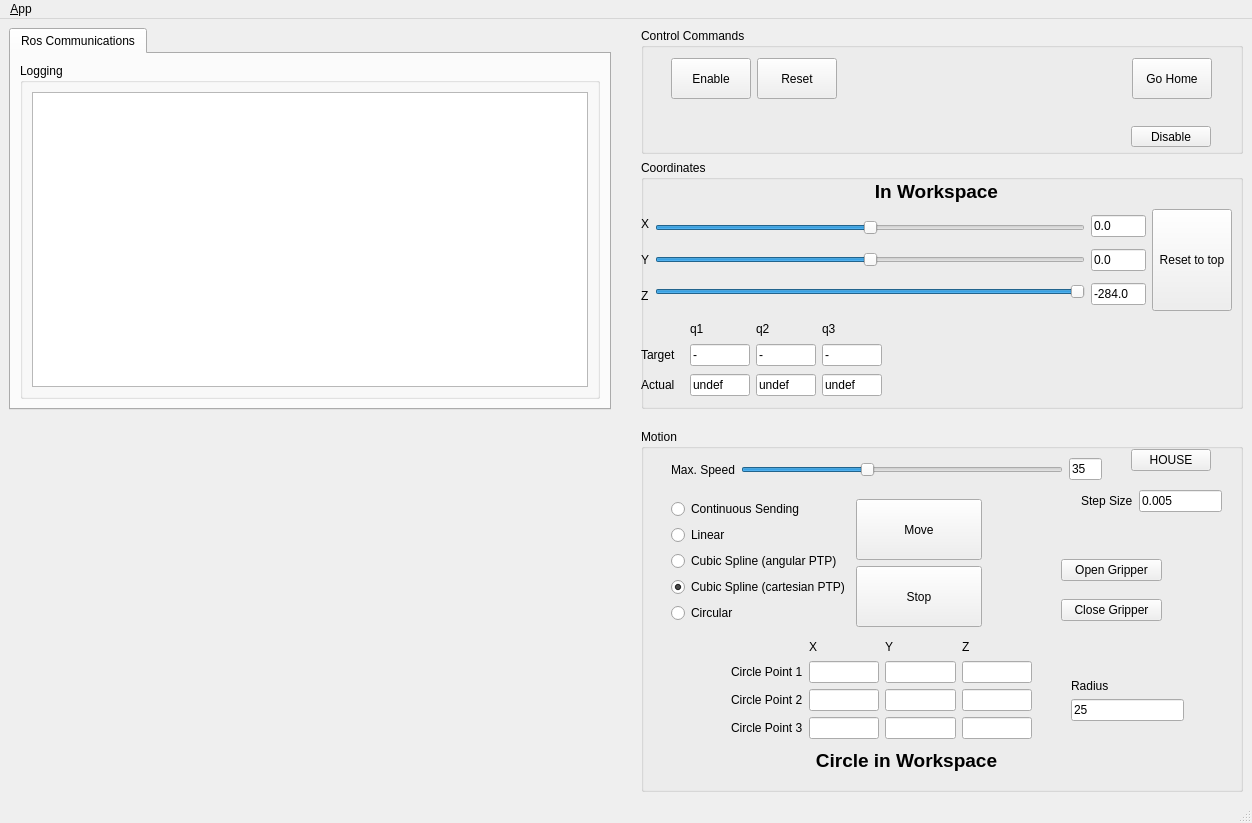
<?xml version="1.0" encoding="UTF-8"?>
<ui version="4.0">
 <class>MainWindowDesign</class>
 <widget class="QMainWindow" name="MainWindowDesign">
  <property name="geometry">
   <rect>
    <x>0</x>
    <y>0</y>
    <width>1252</width>
    <height>823</height>
   </rect>
  </property>
  <property name="sizePolicy">
   <sizepolicy hsizetype="Fixed" vsizetype="Fixed">
    <horstretch>0</horstretch>
    <verstretch>0</verstretch>
   </sizepolicy>
  </property>
  <property name="minimumSize">
   <size>
    <width>1252</width>
    <height>823</height>
   </size>
  </property>
  <property name="maximumSize">
   <size>
    <width>1252</width>
    <height>823</height>
   </size>
  </property>
  <property name="windowTitle">
   <string>Delta GUI</string>
  </property>
  <property name="windowIcon">
   <iconset resource="../resources/images.qrc">
    <normaloff>:/images/icon.png</normaloff>:/images/icon.png</iconset>
  </property>
  <property name="locale">
   <locale language="English" country="Australia"/>
  </property>
  <widget class="QWidget" name="centralwidget">
   <layout class="QHBoxLayout">
    <item>
     <layout class="QVBoxLayout" name="verticalLayout_9">
      <item>
       <widget class="QTabWidget" name="tab_manager">
        <property name="minimumSize">
         <size>
          <width>100</width>
          <height>0</height>
         </size>
        </property>
        <property name="locale">
         <locale language="English" country="Australia"/>
        </property>
        <property name="currentIndex">
         <number>0</number>
        </property>
        <widget class="QWidget" name="tab_status">
         <attribute name="title">
          <string>Ros Communications</string>
         </attribute>
         <layout class="QVBoxLayout" name="verticalLayout_2">
          <item>
           <widget class="QGroupBox" name="groupBox_12">
            <property name="title">
             <string>Logging</string>
            </property>
            <layout class="QGridLayout" name="gridLayout_3">
             <item row="0" column="0">
              <widget class="QListView" name="view_logging">
               <property name="sizePolicy">
                <sizepolicy hsizetype="Preferred" vsizetype="Expanding">
                 <horstretch>0</horstretch>
                 <verstretch>0</verstretch>
                </sizepolicy>
               </property>
              </widget>
             </item>
            </layout>
           </widget>
          </item>
         </layout>
        </widget>
       </widget>
      </item>
      <item>
       <layout class="QHBoxLayout" name="horizontalLayout_13">
        <item>
         <spacer name="verticalSpacer_2">
          <property name="orientation">
           <enum>Qt::Vertical</enum>
          </property>
          <property name="sizeHint" stdset="0">
           <size>
            <width>20</width>
            <height>40</height>
           </size>
          </property>
         </spacer>
        </item>
       </layout>
      </item>
     </layout>
    </item>
    <item>
     <spacer name="horizontalSpacer_6">
      <property name="orientation">
       <enum>Qt::Horizontal</enum>
      </property>
      <property name="sizeType">
       <enum>QSizePolicy::Fixed</enum>
      </property>
      <property name="sizeHint" stdset="0">
       <size>
        <width>24</width>
        <height>20</height>
       </size>
      </property>
     </spacer>
    </item>
    <item>
     <layout class="QVBoxLayout" name="verticalLayout_6">
      <item>
       <widget class="QGroupBox" name="Controlcommand">
        <property name="sizePolicy">
         <sizepolicy hsizetype="Expanding" vsizetype="Fixed">
          <horstretch>0</horstretch>
          <verstretch>0</verstretch>
         </sizepolicy>
        </property>
        <property name="minimumSize">
         <size>
          <width>0</width>
          <height>126</height>
         </size>
        </property>
        <property name="title">
         <string>Control Commands</string>
        </property>
        <widget class="QWidget" name="layoutWidget">
         <property name="geometry">
          <rect>
           <x>30</x>
           <y>30</y>
           <width>541</width>
           <height>41</height>
          </rect>
         </property>
         <layout class="QHBoxLayout" name="horizontalLayout_4">
          <item>
           <widget class="QPushButton" name="enableButton">
            <property name="sizePolicy">
             <sizepolicy hsizetype="Minimum" vsizetype="Preferred">
              <horstretch>0</horstretch>
              <verstretch>0</verstretch>
             </sizepolicy>
            </property>
            <property name="text">
             <string>Enable</string>
            </property>
           </widget>
          </item>
          <item>
           <widget class="QPushButton" name="resetButton">
            <property name="sizePolicy">
             <sizepolicy hsizetype="Minimum" vsizetype="Expanding">
              <horstretch>0</horstretch>
              <verstretch>0</verstretch>
             </sizepolicy>
            </property>
            <property name="text">
             <string>Reset</string>
            </property>
           </widget>
          </item>
          <item>
           <spacer name="horizontalSpacer">
            <property name="orientation">
             <enum>Qt::Horizontal</enum>
            </property>
            <property name="sizeHint" stdset="0">
             <size>
              <width>40</width>
              <height>20</height>
             </size>
            </property>
           </spacer>
          </item>
          <item>
           <widget class="QPushButton" name="pushButton">
            <property name="sizePolicy">
             <sizepolicy hsizetype="Minimum" vsizetype="Expanding">
              <horstretch>0</horstretch>
              <verstretch>0</verstretch>
             </sizepolicy>
            </property>
            <property name="text">
             <string>Go Home</string>
            </property>
            <property name="autoDefault">
             <bool>false</bool>
            </property>
            <property name="default">
             <bool>false</bool>
            </property>
            <property name="flat">
             <bool>false</bool>
            </property>
           </widget>
          </item>
         </layout>
        </widget>
        <widget class="QPushButton" name="disableButton">
         <property name="geometry">
          <rect>
           <x>490</x>
           <y>98</y>
           <width>80</width>
           <height>21</height>
          </rect>
         </property>
         <property name="sizePolicy">
          <sizepolicy hsizetype="Minimum" vsizetype="Preferred">
           <horstretch>0</horstretch>
           <verstretch>0</verstretch>
          </sizepolicy>
         </property>
         <property name="text">
          <string>Disable</string>
         </property>
        </widget>
       </widget>
      </item>
      <item>
       <widget class="QGroupBox" name="groupBox_3">
        <property name="sizePolicy">
         <sizepolicy hsizetype="Preferred" vsizetype="Minimum">
          <horstretch>0</horstretch>
          <verstretch>0</verstretch>
         </sizepolicy>
        </property>
        <property name="minimumSize">
         <size>
          <width>0</width>
          <height>249</height>
         </size>
        </property>
        <property name="title">
         <string>Coordinates</string>
        </property>
        <widget class="QWidget" name="layoutWidget">
         <property name="geometry">
          <rect>
           <x>0</x>
           <y>20</y>
           <width>591</width>
           <height>131</height>
          </rect>
         </property>
         <layout class="QVBoxLayout" name="verticalLayout_7">
          <item>
           <widget class="QLabel" name="label_workspace">
            <property name="font">
             <font>
              <pointsize>14</pointsize>
              <weight>75</weight>
              <italic>false</italic>
              <bold>true</bold>
              <underline>false</underline>
              <strikeout>false</strikeout>
             </font>
            </property>
            <property name="text">
             <string>In Workspace</string>
            </property>
            <property name="alignment">
             <set>Qt::AlignCenter</set>
            </property>
           </widget>
          </item>
          <item>
           <layout class="QHBoxLayout" name="horizontalLayout">
            <item>
             <layout class="QVBoxLayout" name="verticalLayout_4">
              <item>
               <widget class="QLabel" name="labeld_X">
                <property name="text">
                 <string>X</string>
                </property>
               </widget>
              </item>
              <item>
               <widget class="QLabel" name="labeld_Y">
                <property name="text">
                 <string>Y</string>
                </property>
               </widget>
              </item>
              <item>
               <widget class="QLabel" name="labeld_Z">
                <property name="text">
                 <string>Z</string>
                </property>
               </widget>
              </item>
             </layout>
            </item>
            <item>
             <layout class="QVBoxLayout" name="verticalLayout_3">
              <item>
               <widget class="QSlider" name="Slider_X">
                <property name="sizePolicy">
                 <sizepolicy hsizetype="Expanding" vsizetype="Fixed">
                  <horstretch>0</horstretch>
                  <verstretch>0</verstretch>
                 </sizepolicy>
                </property>
                <property name="minimum">
                 <number>-1000</number>
                </property>
                <property name="maximum">
                 <number>1000</number>
                </property>
                <property name="singleStep">
                 <number>1</number>
                </property>
                <property name="orientation">
                 <enum>Qt::Horizontal</enum>
                </property>
               </widget>
              </item>
              <item>
               <widget class="QSlider" name="Slider_Y">
                <property name="sizePolicy">
                 <sizepolicy hsizetype="Expanding" vsizetype="Fixed">
                  <horstretch>0</horstretch>
                  <verstretch>0</verstretch>
                 </sizepolicy>
                </property>
                <property name="minimum">
                 <number>-1000</number>
                </property>
                <property name="maximum">
                 <number>1000</number>
                </property>
                <property name="singleStep">
                 <number>2</number>
                </property>
                <property name="value">
                 <number>0</number>
                </property>
                <property name="orientation">
                 <enum>Qt::Horizontal</enum>
                </property>
               </widget>
              </item>
              <item>
               <widget class="QSlider" name="Slider_Z">
                <property name="sizePolicy">
                 <sizepolicy hsizetype="Expanding" vsizetype="Fixed">
                  <horstretch>0</horstretch>
                  <verstretch>0</verstretch>
                 </sizepolicy>
                </property>
                <property name="minimum">
                 <number>-3900</number>
                </property>
                <property name="maximum">
                 <number>-2840</number>
                </property>
                <property name="value">
                 <number>-2840</number>
                </property>
                <property name="sliderPosition">
                 <number>-2840</number>
                </property>
                <property name="orientation">
                 <enum>Qt::Horizontal</enum>
                </property>
               </widget>
              </item>
             </layout>
            </item>
            <item>
             <layout class="QVBoxLayout" name="verticalLayout_10">
              <item>
               <widget class="QLineEdit" name="lineEd_X">
                <property name="sizePolicy">
                 <sizepolicy hsizetype="Ignored" vsizetype="Fixed">
                  <horstretch>0</horstretch>
                  <verstretch>0</verstretch>
                 </sizepolicy>
                </property>
                <property name="minimumSize">
                 <size>
                  <width>1</width>
                  <height>0</height>
                 </size>
                </property>
                <property name="text">
                 <string>0.0</string>
                </property>
               </widget>
              </item>
              <item>
               <widget class="QLineEdit" name="lineEd_Y">
                <property name="sizePolicy">
                 <sizepolicy hsizetype="Ignored" vsizetype="Fixed">
                  <horstretch>0</horstretch>
                  <verstretch>0</verstretch>
                 </sizepolicy>
                </property>
                <property name="minimumSize">
                 <size>
                  <width>4</width>
                  <height>0</height>
                 </size>
                </property>
                <property name="text">
                 <string>0.0</string>
                </property>
               </widget>
              </item>
              <item>
               <widget class="QLineEdit" name="lineEd_Z">
                <property name="sizePolicy">
                 <sizepolicy hsizetype="Ignored" vsizetype="Fixed">
                  <horstretch>0</horstretch>
                  <verstretch>0</verstretch>
                 </sizepolicy>
                </property>
                <property name="minimumSize">
                 <size>
                  <width>55</width>
                  <height>0</height>
                 </size>
                </property>
                <property name="text">
                 <string>-284.0</string>
                </property>
               </widget>
              </item>
             </layout>
            </item>
            <item>
             <widget class="QPushButton" name="resetTopButton">
              <property name="sizePolicy">
               <sizepolicy hsizetype="Minimum" vsizetype="Expanding">
                <horstretch>0</horstretch>
                <verstretch>0</verstretch>
               </sizepolicy>
              </property>
              <property name="text">
               <string>Reset to top</string>
              </property>
             </widget>
            </item>
           </layout>
          </item>
         </layout>
        </widget>
        <widget class="QWidget" name="gridLayoutWidget">
         <property name="geometry">
          <rect>
           <x>0</x>
           <y>160</y>
           <width>241</width>
           <height>81</height>
          </rect>
         </property>
         <layout class="QGridLayout" name="gridLayout">
          <item row="2" column="1">
           <widget class="QLineEdit" name="lineEd_t1_ist">
            <property name="sizePolicy">
             <sizepolicy hsizetype="Fixed" vsizetype="Minimum">
              <horstretch>0</horstretch>
              <verstretch>0</verstretch>
             </sizepolicy>
            </property>
            <property name="minimumSize">
             <size>
              <width>43</width>
              <height>0</height>
             </size>
            </property>
            <property name="maximumSize">
             <size>
              <width>60</width>
              <height>16777215</height>
             </size>
            </property>
            <property name="text">
             <string>undef</string>
            </property>
            <property name="readOnly">
             <bool>true</bool>
            </property>
           </widget>
          </item>
          <item row="0" column="1">
           <widget class="QLabel" name="label">
            <property name="sizePolicy">
             <sizepolicy hsizetype="Preferred" vsizetype="Fixed">
              <horstretch>0</horstretch>
              <verstretch>0</verstretch>
             </sizepolicy>
            </property>
            <property name="minimumSize">
             <size>
              <width>16</width>
              <height>0</height>
             </size>
            </property>
            <property name="text">
             <string>q1</string>
            </property>
            <property name="alignment">
             <set>Qt::AlignLeading|Qt::AlignLeft|Qt::AlignVCenter</set>
            </property>
           </widget>
          </item>
          <item row="1" column="1">
           <widget class="QLineEdit" name="lineEd_t1">
            <property name="sizePolicy">
             <sizepolicy hsizetype="Fixed" vsizetype="Minimum">
              <horstretch>0</horstretch>
              <verstretch>0</verstretch>
             </sizepolicy>
            </property>
            <property name="minimumSize">
             <size>
              <width>43</width>
              <height>0</height>
             </size>
            </property>
            <property name="maximumSize">
             <size>
              <width>60</width>
              <height>16777215</height>
             </size>
            </property>
            <property name="text">
             <string>-</string>
            </property>
            <property name="readOnly">
             <bool>true</bool>
            </property>
           </widget>
          </item>
          <item row="1" column="3">
           <widget class="QLineEdit" name="lineEd_t3">
            <property name="sizePolicy">
             <sizepolicy hsizetype="Minimum" vsizetype="Fixed">
              <horstretch>0</horstretch>
              <verstretch>0</verstretch>
             </sizepolicy>
            </property>
            <property name="minimumSize">
             <size>
              <width>48</width>
              <height>0</height>
             </size>
            </property>
            <property name="maximumSize">
             <size>
              <width>60</width>
              <height>16777215</height>
             </size>
            </property>
            <property name="text">
             <string>-</string>
            </property>
            <property name="readOnly">
             <bool>true</bool>
            </property>
           </widget>
          </item>
          <item row="1" column="2">
           <widget class="QLineEdit" name="lineEd_t2">
            <property name="sizePolicy">
             <sizepolicy hsizetype="Preferred" vsizetype="Fixed">
              <horstretch>0</horstretch>
              <verstretch>0</verstretch>
             </sizepolicy>
            </property>
            <property name="minimumSize">
             <size>
              <width>50</width>
              <height>0</height>
             </size>
            </property>
            <property name="maximumSize">
             <size>
              <width>60</width>
              <height>16777215</height>
             </size>
            </property>
            <property name="text">
             <string>-</string>
            </property>
            <property name="readOnly">
             <bool>true</bool>
            </property>
           </widget>
          </item>
          <item row="0" column="2">
           <widget class="QLabel" name="label_2">
            <property name="sizePolicy">
             <sizepolicy hsizetype="Preferred" vsizetype="Fixed">
              <horstretch>0</horstretch>
              <verstretch>0</verstretch>
             </sizepolicy>
            </property>
            <property name="minimumSize">
             <size>
              <width>16</width>
              <height>0</height>
             </size>
            </property>
            <property name="text">
             <string>q2</string>
            </property>
           </widget>
          </item>
          <item row="2" column="2">
           <widget class="QLineEdit" name="lineEd_t2_ist">
            <property name="sizePolicy">
             <sizepolicy hsizetype="Preferred" vsizetype="Fixed">
              <horstretch>0</horstretch>
              <verstretch>0</verstretch>
             </sizepolicy>
            </property>
            <property name="minimumSize">
             <size>
              <width>50</width>
              <height>0</height>
             </size>
            </property>
            <property name="maximumSize">
             <size>
              <width>60</width>
              <height>16777215</height>
             </size>
            </property>
            <property name="text">
             <string>undef</string>
            </property>
            <property name="readOnly">
             <bool>true</bool>
            </property>
           </widget>
          </item>
          <item row="2" column="3">
           <widget class="QLineEdit" name="lineEd_t3_ist">
            <property name="sizePolicy">
             <sizepolicy hsizetype="Minimum" vsizetype="Fixed">
              <horstretch>0</horstretch>
              <verstretch>0</verstretch>
             </sizepolicy>
            </property>
            <property name="minimumSize">
             <size>
              <width>16</width>
              <height>0</height>
             </size>
            </property>
            <property name="maximumSize">
             <size>
              <width>60</width>
              <height>16777215</height>
             </size>
            </property>
            <property name="text">
             <string>undef</string>
            </property>
            <property name="readOnly">
             <bool>true</bool>
            </property>
           </widget>
          </item>
          <item row="0" column="3">
           <widget class="QLabel" name="label_3">
            <property name="sizePolicy">
             <sizepolicy hsizetype="Preferred" vsizetype="Fixed">
              <horstretch>0</horstretch>
              <verstretch>0</verstretch>
             </sizepolicy>
            </property>
            <property name="minimumSize">
             <size>
              <width>16</width>
              <height>0</height>
             </size>
            </property>
            <property name="text">
             <string>q3</string>
            </property>
           </widget>
          </item>
          <item row="2" column="0">
           <widget class="QLabel" name="label_7">
            <property name="text">
             <string>Actual</string>
            </property>
           </widget>
          </item>
          <item row="1" column="0">
           <widget class="QLabel" name="label_6">
            <property name="text">
             <string>Target</string>
            </property>
           </widget>
          </item>
         </layout>
        </widget>
       </widget>
      </item>
      <item>
       <spacer name="verticalSpacer">
        <property name="orientation">
         <enum>Qt::Vertical</enum>
        </property>
        <property name="sizeHint" stdset="0">
         <size>
          <width>20</width>
          <height>40</height>
         </size>
        </property>
       </spacer>
      </item>
      <item>
       <widget class="QGroupBox" name="groupBox_2">
        <property name="sizePolicy">
         <sizepolicy hsizetype="Preferred" vsizetype="Minimum">
          <horstretch>0</horstretch>
          <verstretch>0</verstretch>
         </sizepolicy>
        </property>
        <property name="minimumSize">
         <size>
          <width>0</width>
          <height>363</height>
         </size>
        </property>
        <property name="title">
         <string>Motion</string>
        </property>
        <widget class="QPushButton" name="houseButton">
         <property name="geometry">
          <rect>
           <x>490</x>
           <y>20</y>
           <width>80</width>
           <height>22</height>
          </rect>
         </property>
         <property name="text">
          <string>HOUSE</string>
         </property>
        </widget>
        <widget class="QWidget" name="layoutWidget">
         <property name="geometry">
          <rect>
           <x>30</x>
           <y>20</y>
           <width>431</width>
           <height>41</height>
          </rect>
         </property>
         <layout class="QHBoxLayout" name="horizontalLayout_9">
          <item>
           <widget class="QLabel" name="label_5">
            <property name="sizePolicy">
             <sizepolicy hsizetype="Minimum" vsizetype="Preferred">
              <horstretch>0</horstretch>
              <verstretch>0</verstretch>
             </sizepolicy>
            </property>
            <property name="minimumSize">
             <size>
              <width>0</width>
              <height>0</height>
             </size>
            </property>
            <property name="layoutDirection">
             <enum>Qt::LeftToRight</enum>
            </property>
            <property name="text">
             <string>Max. Speed</string>
            </property>
            <property name="alignment">
             <set>Qt::AlignCenter</set>
            </property>
           </widget>
          </item>
          <item>
           <widget class="QSlider" name="speedSlider">
            <property name="sizePolicy">
             <sizepolicy hsizetype="Expanding" vsizetype="Expanding">
              <horstretch>0</horstretch>
              <verstretch>0</verstretch>
             </sizepolicy>
            </property>
            <property name="maximum">
             <number>90</number>
            </property>
            <property name="value">
             <number>35</number>
            </property>
            <property name="orientation">
             <enum>Qt::Horizontal</enum>
            </property>
           </widget>
          </item>
          <item>
           <widget class="QLineEdit" name="speedBox">
            <property name="sizePolicy">
             <sizepolicy hsizetype="Fixed" vsizetype="Fixed">
              <horstretch>0</horstretch>
              <verstretch>0</verstretch>
             </sizepolicy>
            </property>
            <property name="minimumSize">
             <size>
              <width>0</width>
              <height>0</height>
             </size>
            </property>
            <property name="maximumSize">
             <size>
              <width>33</width>
              <height>16777215</height>
             </size>
            </property>
            <property name="text">
             <string>35</string>
            </property>
            <property name="readOnly">
             <bool>false</bool>
            </property>
           </widget>
          </item>
         </layout>
        </widget>
        <widget class="QWidget" name="layoutWidget">
         <property name="geometry">
          <rect>
           <x>30</x>
           <y>70</y>
           <width>311</width>
           <height>128</height>
          </rect>
         </property>
         <layout class="QHBoxLayout" name="horizontalLayout_5">
          <item>
           <layout class="QVBoxLayout" name="verticalLayout_11">
            <item>
             <widget class="QRadioButton" name="radioContinuous">
              <property name="text">
               <string>Continuous Sending</string>
              </property>
              <attribute name="buttonGroup">
               <string notr="true">buttonGroup</string>
              </attribute>
             </widget>
            </item>
            <item>
             <widget class="QRadioButton" name="radioLinear">
              <property name="text">
               <string>Linear </string>
              </property>
              <attribute name="buttonGroup">
               <string notr="true">buttonGroup</string>
              </attribute>
             </widget>
            </item>
            <item>
             <widget class="QRadioButton" name="radioAngCubic">
              <property name="text">
               <string>Cubic Spline (angular PTP)</string>
              </property>
              <attribute name="buttonGroup">
               <string notr="true">buttonGroup</string>
              </attribute>
             </widget>
            </item>
            <item>
             <widget class="QRadioButton" name="radioCartCubic">
              <property name="sizePolicy">
               <sizepolicy hsizetype="Minimum" vsizetype="Fixed">
                <horstretch>0</horstretch>
                <verstretch>0</verstretch>
               </sizepolicy>
              </property>
              <property name="text">
               <string>Cubic Spline (cartesian PTP)</string>
              </property>
              <property name="checked">
               <bool>true</bool>
              </property>
              <attribute name="buttonGroup">
               <string notr="true">buttonGroup</string>
              </attribute>
             </widget>
            </item>
            <item>
             <widget class="QRadioButton" name="radioCircular">
              <property name="text">
               <string>Circular</string>
              </property>
              <attribute name="buttonGroup">
               <string notr="true">buttonGroup</string>
              </attribute>
             </widget>
            </item>
           </layout>
          </item>
          <item>
           <layout class="QVBoxLayout" name="verticalLayout_13">
            <item>
             <widget class="QPushButton" name="sendButton">
              <property name="sizePolicy">
               <sizepolicy hsizetype="Expanding" vsizetype="Expanding">
                <horstretch>0</horstretch>
                <verstretch>0</verstretch>
               </sizepolicy>
              </property>
              <property name="text">
               <string>Move</string>
              </property>
             </widget>
            </item>
            <item>
             <widget class="QPushButton" name="stopButton">
              <property name="sizePolicy">
               <sizepolicy hsizetype="Expanding" vsizetype="Expanding">
                <horstretch>0</horstretch>
                <verstretch>0</verstretch>
               </sizepolicy>
              </property>
              <property name="text">
               <string>Stop</string>
              </property>
             </widget>
            </item>
           </layout>
          </item>
         </layout>
        </widget>
        <widget class="QWidget" name="layoutWidget">
         <property name="geometry">
          <rect>
           <x>440</x>
           <y>60</y>
           <width>141</width>
           <height>24</height>
          </rect>
         </property>
         <layout class="QHBoxLayout" name="horizontalLayout_3">
          <item>
           <widget class="QLabel" name="label_4">
            <property name="sizePolicy">
             <sizepolicy hsizetype="Expanding" vsizetype="Preferred">
              <horstretch>0</horstretch>
              <verstretch>0</verstretch>
             </sizepolicy>
            </property>
            <property name="text">
             <string>Step Size</string>
            </property>
           </widget>
          </item>
          <item>
           <widget class="QLineEdit" name="stepsizeEd">
            <property name="sizePolicy">
             <sizepolicy hsizetype="Expanding" vsizetype="Fixed">
              <horstretch>0</horstretch>
              <verstretch>0</verstretch>
             </sizepolicy>
            </property>
            <property name="text">
             <string>0.005</string>
            </property>
            <property name="readOnly">
             <bool>false</bool>
            </property>
           </widget>
          </item>
         </layout>
        </widget>
        <widget class="QPushButton" name="gripopenButton">
         <property name="geometry">
          <rect>
           <x>420</x>
           <y>130</y>
           <width>101</width>
           <height>22</height>
          </rect>
         </property>
         <property name="text">
          <string>Open Gripper</string>
         </property>
        </widget>
        <widget class="QPushButton" name="gripcloseButton">
         <property name="geometry">
          <rect>
           <x>420</x>
           <y>170</y>
           <width>101</width>
           <height>22</height>
          </rect>
         </property>
         <property name="text">
          <string>Close Gripper</string>
         </property>
        </widget>
        <widget class="QWidget" name="gridLayoutWidget_2">
         <property name="geometry">
          <rect>
           <x>90</x>
           <y>210</y>
           <width>301</width>
           <height>100</height>
          </rect>
         </property>
         <layout class="QGridLayout" name="gridLayout_2">
          <item row="1" column="0">
           <widget class="QLabel" name="label_8">
            <property name="text">
             <string>Circle Point 1</string>
            </property>
           </widget>
          </item>
          <item row="0" column="2">
           <widget class="QLabel" name="label_12">
            <property name="text">
             <string>Y</string>
            </property>
           </widget>
          </item>
          <item row="3" column="0">
           <widget class="QLabel" name="label_10">
            <property name="text">
             <string>Circle Point 3</string>
            </property>
           </widget>
          </item>
          <item row="2" column="0">
           <widget class="QLabel" name="label_9">
            <property name="text">
             <string>Circle Point 2</string>
            </property>
           </widget>
          </item>
          <item row="2" column="1">
           <widget class="QLineEdit" name="led_CP2_X"/>
          </item>
          <item row="1" column="1">
           <widget class="QLineEdit" name="led_CP1_X">
            <property name="readOnly">
             <bool>true</bool>
            </property>
           </widget>
          </item>
          <item row="0" column="1">
           <widget class="QLabel" name="label_11">
            <property name="text">
             <string>X</string>
            </property>
           </widget>
          </item>
          <item row="0" column="3">
           <widget class="QLabel" name="label_13">
            <property name="text">
             <string>Z</string>
            </property>
           </widget>
          </item>
          <item row="1" column="2">
           <widget class="QLineEdit" name="led_CP1_Y">
            <property name="readOnly">
             <bool>true</bool>
            </property>
           </widget>
          </item>
          <item row="2" column="2">
           <widget class="QLineEdit" name="led_CP2_Y"/>
          </item>
          <item row="1" column="3">
           <widget class="QLineEdit" name="led_CP1_Z">
            <property name="readOnly">
             <bool>true</bool>
            </property>
           </widget>
          </item>
          <item row="2" column="3">
           <widget class="QLineEdit" name="led_CP2_Z"/>
          </item>
          <item row="3" column="1">
           <widget class="QLineEdit" name="led_CP3_X"/>
          </item>
          <item row="3" column="2">
           <widget class="QLineEdit" name="led_CP3_Y"/>
          </item>
          <item row="3" column="3">
           <widget class="QLineEdit" name="led_CP3_Z"/>
          </item>
         </layout>
        </widget>
        <widget class="QLineEdit" name="led_radius">
         <property name="geometry">
          <rect>
           <x>430</x>
           <y>270</y>
           <width>113</width>
           <height>22</height>
          </rect>
         </property>
         <property name="text">
          <string>25</string>
         </property>
        </widget>
        <widget class="QLabel" name="label_14">
         <property name="geometry">
          <rect>
           <x>430</x>
           <y>250</y>
           <width>59</width>
           <height>14</height>
          </rect>
         </property>
         <property name="text">
          <string>Radius</string>
         </property>
        </widget>
        <widget class="QLabel" name="label_workspace_circle">
         <property name="geometry">
          <rect>
           <x>70</x>
           <y>320</y>
           <width>391</width>
           <height>22</height>
          </rect>
         </property>
         <property name="font">
          <font>
           <pointsize>14</pointsize>
           <weight>75</weight>
           <italic>false</italic>
           <bold>true</bold>
           <underline>false</underline>
           <strikeout>false</strikeout>
          </font>
         </property>
         <property name="text">
          <string>Circle in Workspace</string>
         </property>
         <property name="alignment">
          <set>Qt::AlignCenter</set>
         </property>
        </widget>
       </widget>
      </item>
     </layout>
    </item>
   </layout>
  </widget>
  <widget class="QMenuBar" name="menubar">
   <property name="geometry">
    <rect>
     <x>0</x>
     <y>0</y>
     <width>1252</width>
     <height>19</height>
    </rect>
   </property>
   <widget class="QMenu" name="menu_File">
    <property name="title">
     <string>&amp;App</string>
    </property>
    <addaction name="action_Preferences"/>
    <addaction name="separator"/>
    <addaction name="actionAbout"/>
    <addaction name="actionAbout_Qt"/>
    <addaction name="separator"/>
    <addaction name="action_Quit"/>
   </widget>
   <addaction name="menu_File"/>
  </widget>
  <widget class="QStatusBar" name="statusbar"/>
  <action name="action_Quit">
   <property name="text">
    <string>&amp;Quit</string>
   </property>
   <property name="shortcut">
    <string>Ctrl+Q</string>
   </property>
   <property name="shortcutContext">
    <enum>Qt::ApplicationShortcut</enum>
   </property>
  </action>
  <action name="action_Preferences">
   <property name="text">
    <string>&amp;Preferences</string>
   </property>
  </action>
  <action name="actionAbout">
   <property name="text">
    <string>&amp;About</string>
   </property>
  </action>
  <action name="actionAbout_Qt">
   <property name="text">
    <string>About &amp;Qt</string>
   </property>
  </action>
 </widget>
 <resources>
  <include location="../resources/images.qrc"/>
 </resources>
 <connections>
  <connection>
   <sender>action_Quit</sender>
   <signal>triggered()</signal>
   <receiver>MainWindowDesign</receiver>
   <slot>close()</slot>
   <hints>
    <hint type="sourcelabel">
     <x>-1</x>
     <y>-1</y>
    </hint>
    <hint type="destinationlabel">
     <x>399</x>
     <y>299</y>
    </hint>
   </hints>
  </connection>
 </connections>
 <buttongroups>
  <buttongroup name="buttonGroup"/>
 </buttongroups>
</ui>
